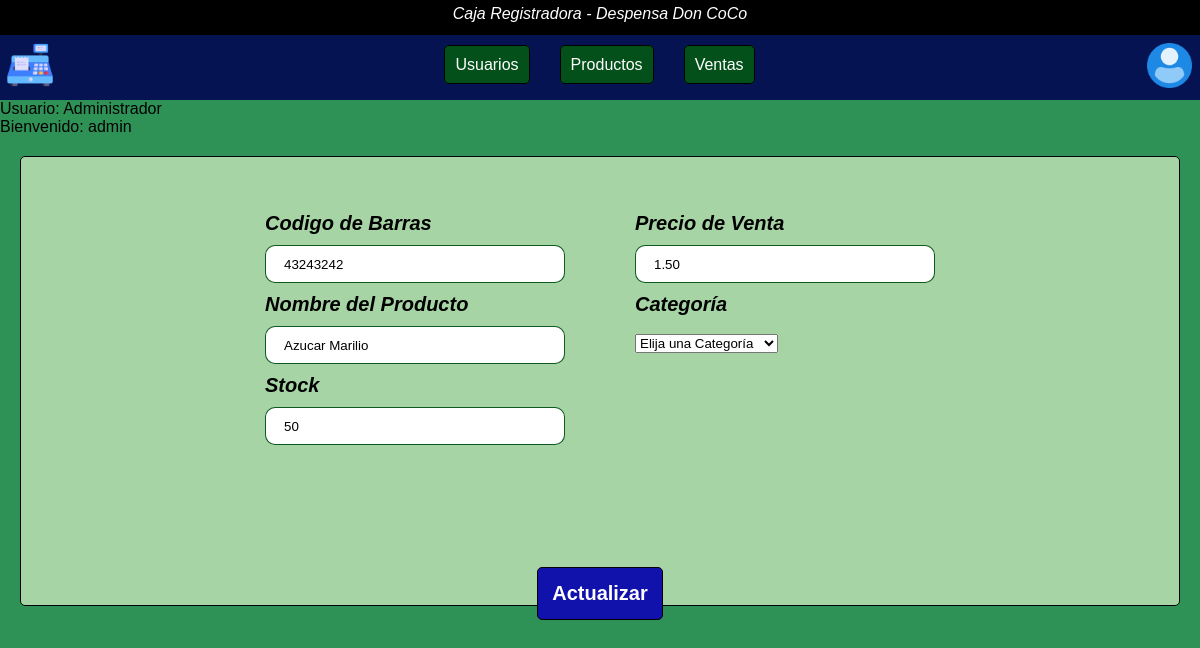
/php/products_modify.php?id=1 (signed in), run on an earlier commit of the app's database.
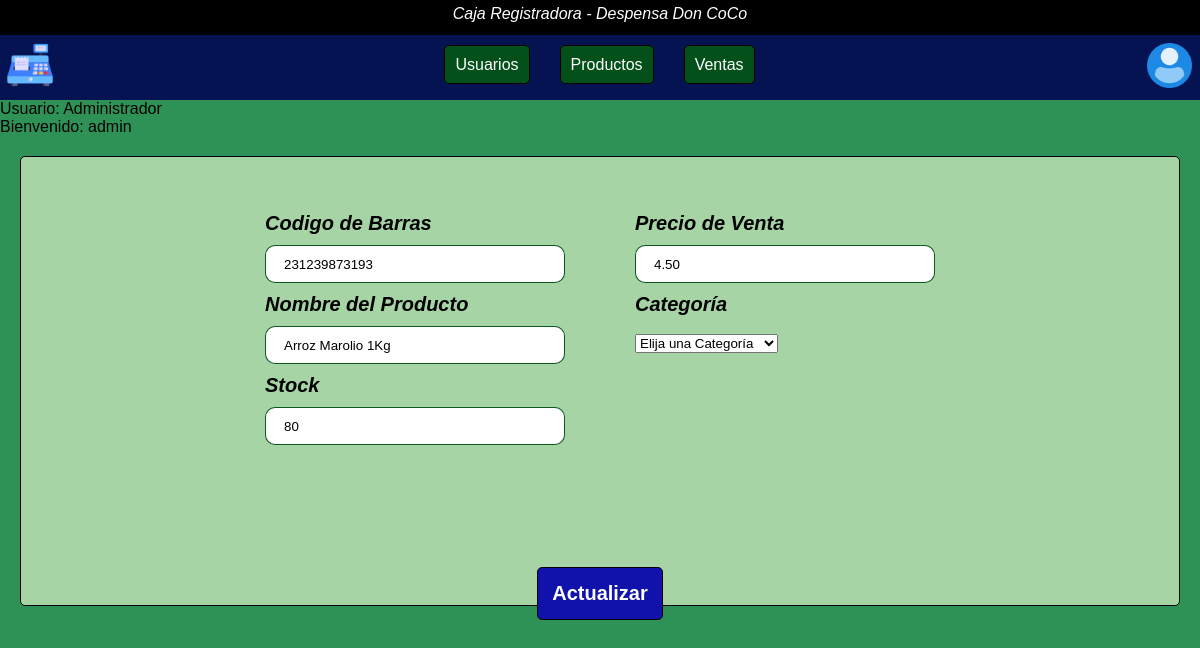
And on a later commit of the database.
### tables this page shows
CREATE TABLE `Productos` (
  `Id_producto` int(11) NOT NULL,
  `Cod_Barras` varchar(70) NOT NULL,
  `Nombre` varchar(70) NOT NULL,
  `Stock` int(11) NOT NULL,
  `Precio_Venta` decimal(10,2) NOT NULL,
  `Categoria` varchar(70) NOT NULL
);

### php/products_modify.php (the view, shortened to what this page needs)
<?php
include ('connection.php');
if (isset($_GET['id'])){
    $id = trim($_GET['id']);
    $sql_prod = "SELECT * FROM Productos
    WHERE Id_producto = $id";
    $result = $conn->query($sql_prod);
    if ($result->num_rows == 1){
        $row = $result->fetch_assoc();
        $code = $row['Cod_Barras'];
        $pro = $row['Nombre'];
        $stock = $row['Stock'];
        $price = $row['Precio_Venta'];
        $type = $row['Categoria'];
    }
}
?>
<!DOCTYPE html>
<html lang="en">
<head>
    <link rel="stylesheet" href="../css/products.css">
    <link rel="stylesheet" href="../css/header.css">
</head>
<body>
    <?php require('header.php');?>
    <main>
        <?php
        if (isset($_SESSION['nombre']) && isset($_SESSION['tipo'])) {
            $user = $_SESSION['nombre'];
            $type = $_SESSION['tipo'];
            echo "Usuario: $type<br>";
            echo "Bienvenido: $user";
        } else {
            echo "ERROR de SESSION";
        }
        ?>
        <div class="content-prod">
            <form class="form-prod" action="products_modify.php?id=<?php echo $_GET['id'];?>" method="POST">
                <div class="caja1">
                    <label class="label" for="code">Codigo de Barras</label>
                    <input class="input" type="text" name="code" id="code" value="<?php echo $code?>" placeholder="Escriba el Código" maxlength="30" required/>
                    <label class="label" for="products">Nombre del Producto</label>
                    <input class="input" type="text" name="products" id="products" value="<?php echo $pro?>" placeholder="Ingrese Articulo" maxlength="50" required/>
                    <label class="label" for="stock">Stock</label>
                    <input class="input" type="text" name="stock" id="stock" value="<?php echo $stock?>" placeholder="Ingrese la Cantidad" maxlength="15" required/>
                </div>
                <div class="caja2">
                    <label class="label" for="price">Precio de Venta</label>
                    <input class="input" type="text" name="price" id="price" value="<?php echo $price?>" placeholder="Ingrese un Precio" maxlength="15" required/>
                    <label class="label" for="select">Categoría</label><br><br>
                    <select class="" name="category" id="select" value="<?php echo $type?>">
                        <option value="select" disabled selected >Elija una Categoría</option>
                    </select>
                </div>
                <div class="btns">
                    <button class="btn-blue"  type="submit" name="modify">Actualizar</button>
                </div>
            </form>
        </div>
    </main>
</body>
</html>

What changed in the data, as far as the page shows it:
changed productos: code "43243242" → "231239873193"; products "Azucar Marilio" → "Arroz Marolio 1Kg"; stock "50" → "80"; price "1.50" → "4.50"
